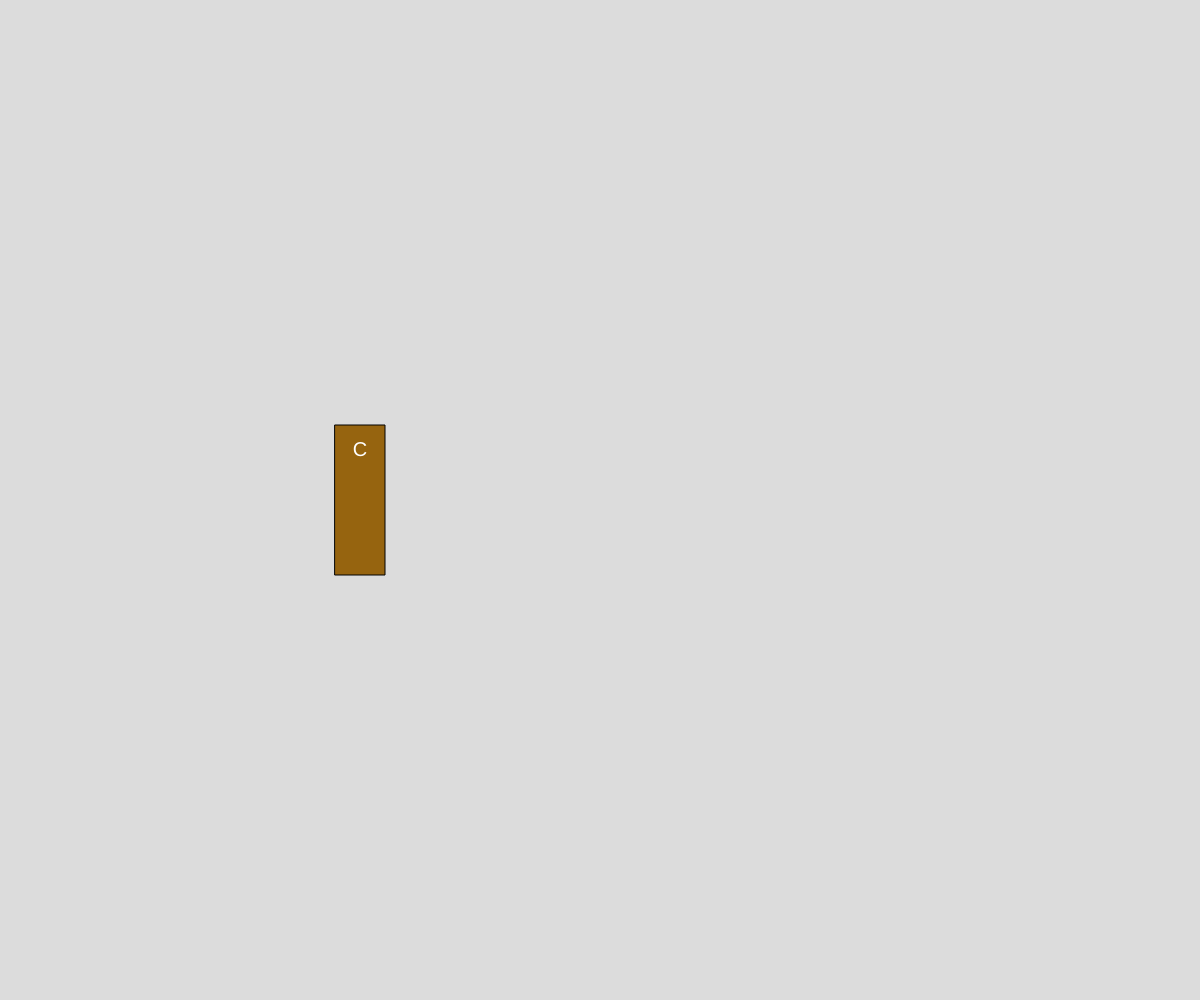
Frame 1 (no input)
Frame 60 (no input): identical to frame 1, image omitted
Frame 120 (the mouse pressed at the canvas centre since frame 60): identical to frame 1, image omitted

The p5.js sketch that drew this single still picture (run headless with seeded random() and noise() and a simulated clock; from frame 60 on, the mouse is pressed at the canvas centre):

// p5.js sketch
// ── sketch.js
// objects books
// Mariyya
// 3/24/2026

//global variables
let myBook; //CAN'T INIT OBJECTS HERE
let myBook2, myBook3;

function setup() {
  createCanvas(windowWidth, windowHeight);
  //create a single book
  myBook = new Book("CS30 Text", "Mr. Scott",
    1234567891011, "leatherbound", 500,
    width * 0.3);
  myBook2 = new Book("Donkey Kong", "Nintendo", 1982, "hardcover", 250, width * 0.2)
}

function draw() {
  background(220);
  myBook.display();
}

class Book{
  //1. Constructor
  constructor(title, author, isbn, cover, pages, x){
    this.title = title;
    this.author = author;
    this.isbn = isbn;
    this.cover = cover;
    this.pages = pages;
    this.x = x;
  }

  //2. Class methods
  //since we're in class, we omit
  //function keyword
  display(){
    //render our book object on canvas
    rectMode(CENTER); textAlign(CENTER,CENTER);
    textSize(20);

    //set fill colour based on covertype
    switch( this.cover){
      case "softcover":
        fill(250,200,150);  break;
      case "hardcover":
        fill(120,255,255);  break;
      case "leatherbound":
        fill(150,100,15); break;
    }

    //now draw the book
    push();
    translate(this.x, height/2);
    rect(0, 0, this.pages/10, 150);
    fill(255);
    text(this.title[0], 0, -50)
    pop();

  }


}
